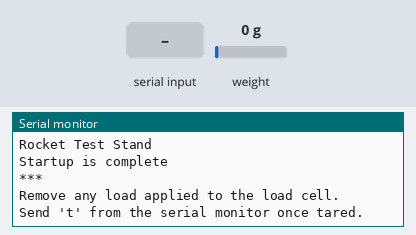
Recording of a sketch running on a simulated ESP8266 (NodeMCU). Shown: the last lines printed to the serial monitor. Inputs (shaded band) come from the test bench; at power-on: weight on the scale 0 g. EEPROM starts erased.

Above: at 3.2 s.
3.3 s: "t90\n" received over Serial
At 4.5 s:
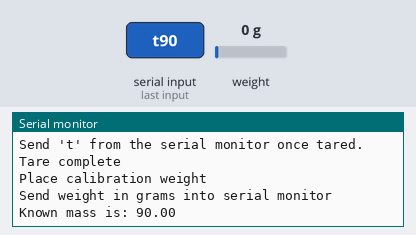
4.8 s: "y90\n" received over Serial
At 5.15 s:
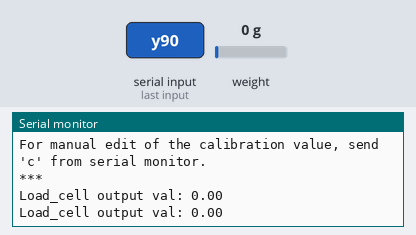
6.4 s: "c90\n" received over Serial
At 7.6 s:
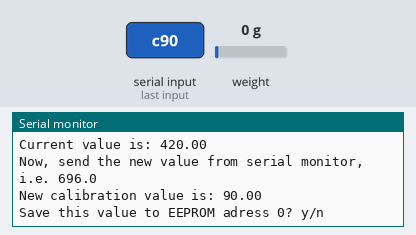
7.9 s: "y,45\n" received over Serial
At 8.11 s:
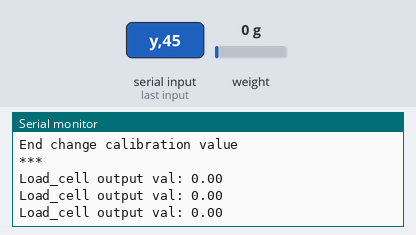
9.4 s: weight on the scale set to 100 g
At 9.41 s:
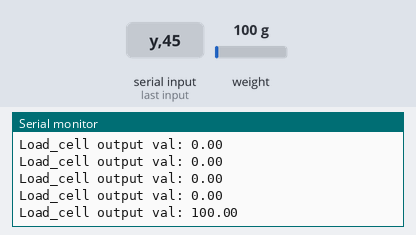
10.9 s: weight on the scale set to 1250 g
At 10.92 s:
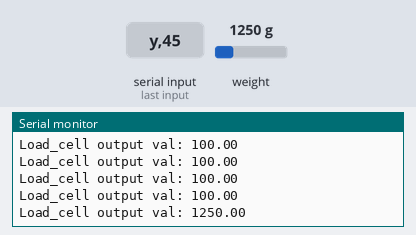
Timing chart, 0 to 13.4 s (numbered marks = the images above; inputs shaded):
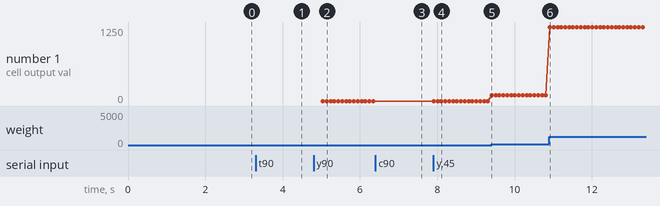

Measured:
- after the input at 3.3 s, the serial monitor: prints a new line at once (image 1)
- after the input at 4.8 s, the serial monitor: prints a new line after 0.15 s (image 2)
- after the input at 6.4 s, the serial monitor: prints a new line at once (image 3)
- after the input at 7.9 s, the serial monitor: prints a new line at once (image 4)
- after the input at 9.4 s, the serial monitor: prints a new line at once (image 5)
- after the input at 10.9 s, the serial monitor: prints a new line at once (image 6)
- plotted number 1: 0 → 100 after the input at 9.4 s, 100 → 1250 after the input at 10.9 s

The sketch:

Calibration.ino
```cpp
#include <HX711_ADC.h>
#include <EEPROM.h>

//pins:
const int HX711_dout = 4;
const int HX711_sck = 5;

//HX711 constructor:
HX711_ADC LoadCell(HX711_dout, HX711_sck);

const int calVal_eepromAdress = 0;
long t;

void setup() {
  Serial.begin(19200); delay(10);
  Serial.println();
  Serial.println("Rocket Test Stand");

  LoadCell.begin();
  long stabilizingtime = 2000;
  boolean _tare = false;
  LoadCell.start(stabilizingtime, _tare);
  if (LoadCell.getTareTimeoutFlag() || LoadCell.getSignalTimeoutFlag()) {
    Serial.println("Timeout, check MCU>HX711 wiring and pin designations");
    while (1);
  }
  else {
    LoadCell.setCalFactor(1.0);
    Serial.println("Startup is complete");
  }
  while (!LoadCell.update());
  calibrate(); //start calibration procedure
}

void loop() {
  static boolean newDataReady = 0;
  const int serialPrintInterval = 0; //increase value to slow down serial print activity

  if (LoadCell.update()) newDataReady = true;

  // get smoothed value from the dataset:
  if (newDataReady) {
    if (millis() > t + serialPrintInterval) {
      float i = LoadCell.getData();
      Serial.print("Load_cell output val: ");
      Serial.println(i);
      newDataReady = 0;
      t = millis();
    }
  }

  // receive command from serial terminal
  if (Serial.available() > 0) {
    float i;
    char inByte = Serial.read();
    if (inByte == 't') LoadCell.tareNoDelay(); //tare
    else if (inByte == 'r') calibrate(); //calibrate
    else if (inByte == 'c') changeSavedCalFactor(); //edit calibration value manually
  }

  // check if last tare operation is complete
  if (LoadCell.getTareStatus() == true) {
    Serial.println("Tare complete");
  }

}

void calibrate() {
  Serial.println("***");
  Serial.println("Remove any load applied to the load cell.");
  Serial.println("Send 't' from the serial monitor once tared.");

  boolean _resume = false;
  while (_resume == false) {
    LoadCell.update();
    if (Serial.available() > 0) {
      if (Serial.available() > 0) {
        float i;
        char inByte = Serial.read();
        if (inByte == 't') LoadCell.tareNoDelay();
      }
    }
    if (LoadCell.getTareStatus() == true) {
      Serial.println("Tare complete");
      _resume = true;
    }
  }

  Serial.println("Place calibration weight");
  Serial.println("Send weight in grams into serial monitor");

  float known_mass = 0;
  _resume = false;
  while (_resume == false) {
    LoadCell.update();
    if (Serial.available() > 0) {
      known_mass = Serial.parseFloat();
      if (known_mass != 0) {
        Serial.print("Known mass is: ");
        Serial.println(known_mass);
        _resume = true;
      }
    }
  }

  LoadCell.refreshDataSet(); //refresh the dataset to be sure that the known mass is measured correct
  float newCalibrationValue = LoadCell.getNewCalibration(known_mass); //get the new calibration value

  Serial.print("New calibration value: ");
  Serial.print(newCalibrationValue);
  Serial.println(", use this as calibration value.");
  Serial.print("Save this value to EEPROM adress ");
  Serial.print(calVal_eepromAdress);
  Serial.println("? y/n");

  _resume = false;
  while (_resume == false) {
    if (Serial.available() > 0) {
      char inByte = Serial.read();
      if (inByte == 'y') {
#if defined(ESP8266)|| defined(ESP32)
        EEPROM.begin(512);
#endif
        EEPROM.put(calVal_eepromAdress, newCalibrationValue);
#if defined(ESP8266)|| defined(ESP32)
        EEPROM.commit();
#endif
        EEPROM.get(calVal_eepromAdress, newCalibrationValue);
        Serial.print("Value ");
        Serial.print(newCalibrationValue);
        Serial.print(" saved to EEPROM address: ");
        Serial.println(calVal_eepromAdress);
        _resume = true;

      }
      else if (inByte == 'n') {
        Serial.println("Value not saved to EEPROM");
        _resume = true;
      }
    }
  }

  Serial.println("End calibration");
  Serial.println("***");
  Serial.println("To re-calibrate, send 'r' from serial monitor.");
  Serial.println("For manual edit of the calibration value, send 'c' from serial monitor.");
  Serial.println("***");
}

void changeSavedCalFactor() {
  float oldCalibrationValue = LoadCell.getCalFactor();
  boolean _resume = false;
  Serial.println("***");
  Serial.print("Current value is: ");
  Serial.println(oldCalibrationValue);
  Serial.println("Now, send the new value from serial monitor, i.e. 696.0");
  float newCalibrationValue;
  while (_resume == false) {
    if (Serial.available() > 0) {
      newCalibrationValue = Serial.parseFloat();
      if (newCalibrationValue != 0) {
        Serial.print("New calibration value is: ");
        Serial.println(newCalibrationValue);
        LoadCell.setCalFactor(newCalibrationValue);
        _resume = true;
      }
    }
  }
  _resume = false;
  Serial.print("Save this value to EEPROM adress ");
  Serial.print(calVal_eepromAdress);
  Serial.println("? y/n");
  while (_resume == false) {
    if (Serial.available() > 0) {
      char inByte = Serial.read();
      if (inByte == 'y') {
#if defined(ESP8266)|| defined(ESP32)
        EEPROM.begin(512);
#endif
        EEPROM.put(calVal_eepromAdress, newCalibrationValue);
#if defined(ESP8266)|| defined(ESP32)
        EEPROM.commit();
#endif
        EEPROM.get(calVal_eepromAdress, newCalibrationValue);
        Serial.print("Value ");
        Serial.print(newCalibrationValue);
        Serial.print(" saved to EEPROM address: ");
        Serial.println(calVal_eepromAdress);
        _resume = true;
      }
      else if (inByte == 'n') {
        Serial.println("Value not saved to EEPROM");
        _resume = true;
      }
    }
  }
  Serial.println("End change calibration value");
  Serial.println("***");
}
```
